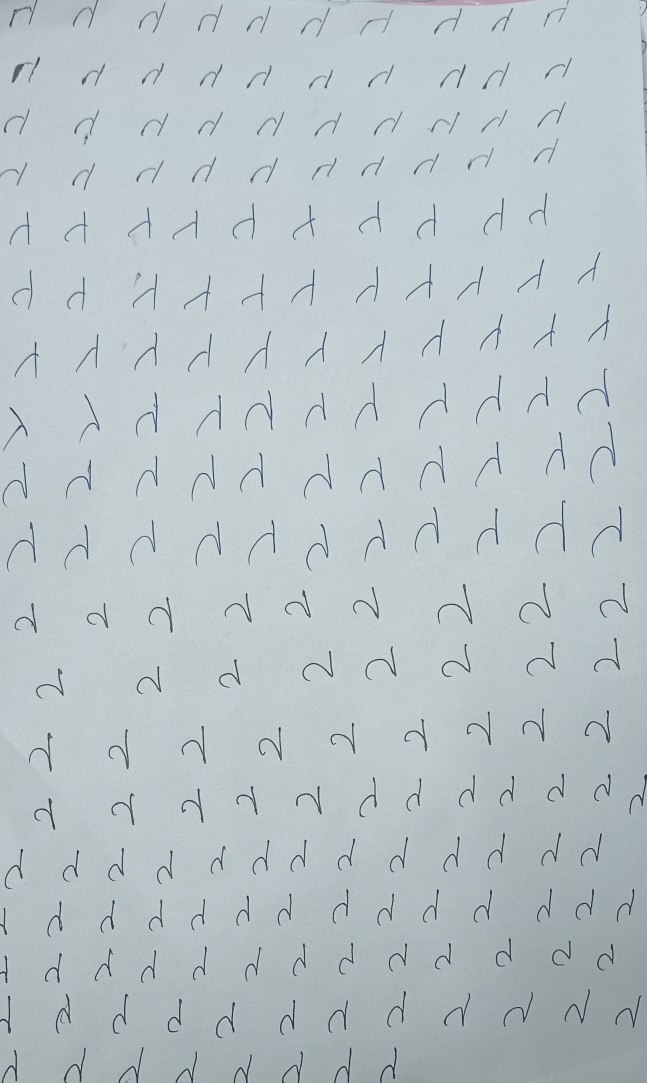
#> input picture images_proj/IMG_20240401_034026.jpg, 1940 x 3248 px, found by its file name (shown at 1/3 size)
$ python preprocess.py
#> lines starting #> are read from the running program, lines starting #| are printed output that depends on the picture; after the words box and inside, x2 and y2 are one past the last pixel; in counts of white or black regions, pixels touching at a corner belong together
#> in preprocess_image, img is the input picture: shape (3248, 1940, 3); mean B, G, R 198.5, 195.1, 183.5
# code to implement preprocessing of image to achieve optical character recognition

# installing necessary libraries
import cv2
import numpy as np
import math
from PIL import Image
from matplotlib import pyplot as plt


# function to display images
# [34 lines left out: functions display, resize_image, not called in this run]


# function to sharpen the input image.
def sharpen_image(image, strength=1):
    """
    Args:
    image: Input image (numpy array).
    strength: Strength of the sharpening effect (optional, default=1).
                Increase strength for stronger sharpening, decrease for weaker sharpening.
    """
    kernel = np.array([[0, -1, 0], [-1, 5 * strength, -1], [0, -1, 0]])
    sharpened_image = cv2.filter2D(image, -1, kernel)
    return sharpened_image


# function to adjust the brightness and contrast of the input image.
def adjust_brightness_contrast(image, brightness=0, contrast=1):
    """
    Args:
    image: Input image (numpy array).
    brightness: Value to adjust the brightness (optional, default=0).
                  Positive values increase brightness, negative decrease.
    contrast: Value to adjust the contrast (optional, default=1).
                Values greater than 1 increase contrast, less than 1 decrease.
    """
#> called with brightness = 1.5, contrast = 1.2
    adjusted_image = cv2.convertScaleAbs(image, alpha=contrast, beta=brightness)
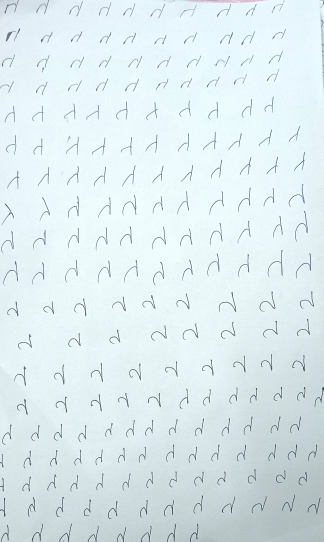
#> adjusted_image: shape (3248, 1940, 3) (shown at 1/6 size); mean B, G, R 239.3, 235.6, 221.8
    return adjusted_image


# function to invert images
def invert(file):
    invert_img = cv2.bitwise_not(file)
    return invert_img


# function for thresholding image to remove noise and lines
def thresholding(image):
    gray = cv2.cvtColor(image, cv2.COLOR_BGR2GRAY)  # Convert to grayscale
    return cv2.threshold(gray, 0, 255, cv2.THRESH_BINARY + cv2.THRESH_OTSU)[1]
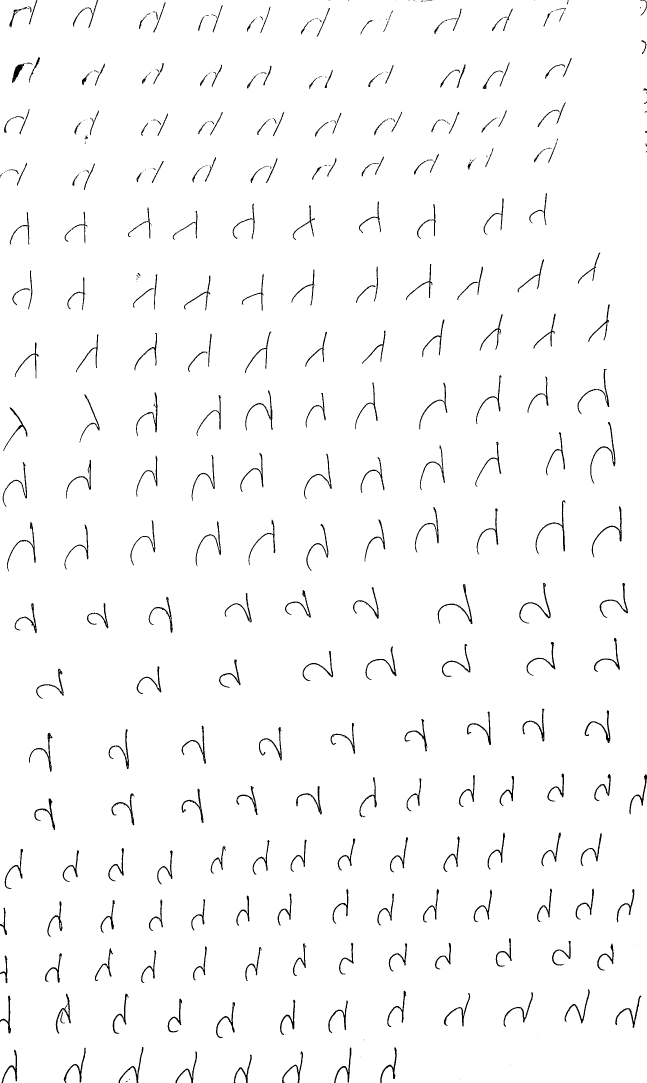
#> returned value: shape (3248, 1940) (shown at 1/3 size); 97.8% white; 475 black regions (197 under 20 px), largest, box (x1, y1, x2, y2) and area: (1606, 1501, 1696, 1662) 1113, (1771, 1266, 1846, 1451) 1108, (1313, 1752, 1417, 1872) 1095


# function to binarize image
# [11 lines left out: function binarize, not called in this run]


# function to remove noise
def noise_remove(file):
    kernel = np.ones((1,1), np.uint8)
    img = cv2.dilate(file, kernel, iterations=1)
    kernel = np.ones((1,1), np.uint8)
    img = cv2.erode(img, kernel, iterations=1)
    img = cv2.morphologyEx(img,cv2.MORPH_CLOSE, kernel)
    img = cv2.medianBlur(img, 3)
#> img: shape (3248, 1940); 97.9% white; 368 black regions (91 under 20 px), largest, box (x1, y1, x2, y2) and area: (1607, 1501, 1696, 1661) 1109, (1771, 1266, 1846, 1451) 1105, (1313, 1752, 1417, 1872) 1101
    return (img)


# Dilation enlarges light objects in an image (regardless of whether you use positive or negative offset values). Dilation eliminates small dark gaps and holes and enlarges lighter features such as thin lines and fine detail.
# Erosion shrinks light objects in an image (regardless of whether you use positive or negative offset values). Erosion eliminates lighter features such as thin lines, fine detail, and small islands, and enlarges dark holes and gaps.
# In a morphological operation, the origin pixel of the structuring element is superimposed on a pixel in the source image.
# 1. For a dilation operation, the offset value at each pixel location in the structuring element is added to the value of its corresponding pixel in the source image. This yields a sum for each pixel location in the structuring element. The result is the maximum of these sums.
# 2.For an erosion operation, the offset value at each pixel location in the structuring element is subtracted from the value of its corresponding pixel in the source image. This yields a difference for each pixel location in the structuring element. The result is the minimum of these differences.


# function to erode image
# [6 lines left out: function thin_font, not called in this run]

# function to dilate image
def thick_font(file):
    img = invert(file)
    kernel = np.ones((2,2), np.uint8)
    img = cv2.dilate(img, kernel, iterations=2)
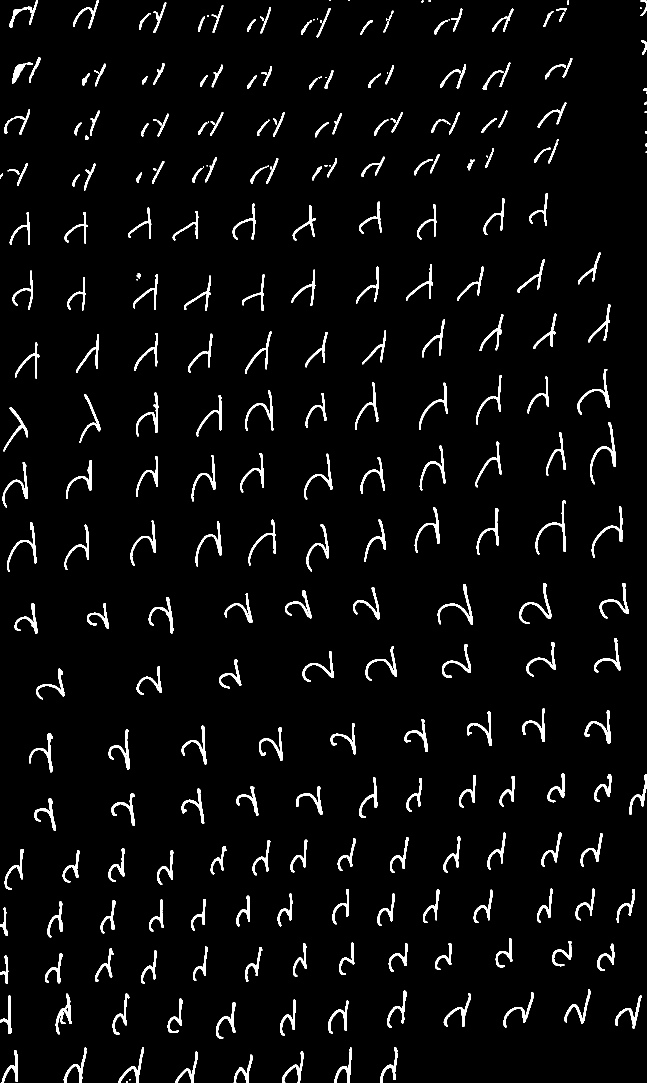
#> img: shape (3248, 1940) (shown at 1/3 size); 3.7% white; 313 white regions (26 under 20 px), largest, box (x1, y1, x2, y2) and area: (1771, 1266, 1848, 1453) 1895, (1607, 1501, 1698, 1663) 1839, (1313, 1752, 1419, 1874) 1817
    img = invert(img)
#> in invert (call 2), `invert_img = cv2.bitwise_not(file)`:
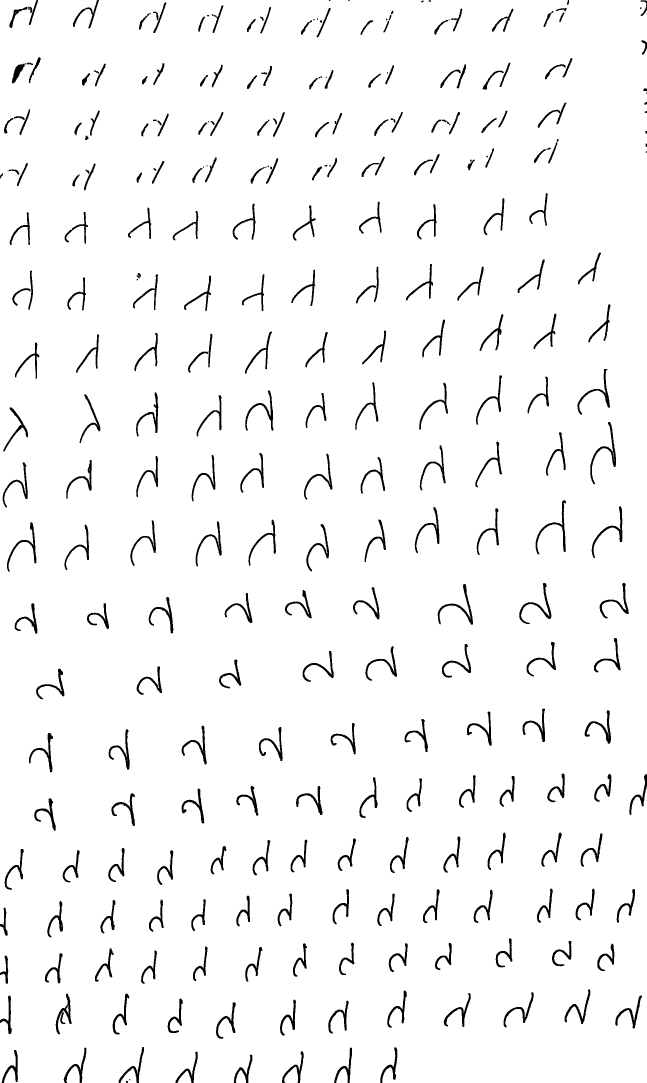
#> invert_img: shape (3248, 1940) (shown at 1/3 size); 96.3% white; 313 black regions (26 under 20 px)
    return (img)


# function to deskew
# [30 lines left out: function deskew, not called in this run]


# Function to remove borders
def remove_borders(img):
    contours, hierarchy = cv2.findContours(img, cv2.RETR_EXTERNAL, cv2.CHAIN_APPROX_SIMPLE)
#> contours = 7 contours; box (x1, y1, x2, y2) and area: (0, 0, 1940, 3248) 6271778, (199, 3198, 239, 3248) 1402, (852, 3200, 895, 3248) 1312, (362, 3205, 410, 3248) 1196, (1009, 3205, 1043, 3248) 1019, (533, 3212, 574, 3248) 838, (707, 3209, 738, 3248) 752
    if contours:
        cntsSorted = sorted(contours, key=lambda x: cv2.contourArea(x))
#> cntsSorted has the same summary as contours
        cnt = cntsSorted[-1]
#> cnt = contour of 1557 points, box (x1, y1, x2, y2) (0, 0, 1940, 3248), area 6271778
        x, y, w, h = cv2.boundingRect(cnt)
#> x = 0; y = 0; w = 1940; h = 3248
        crop = img[y:y + h, x:x + w]
        return crop
    else:
        return img  # Return the original image if no contours are found


#function to add border
def add_border(file):
    color = [255, 255, 255] # 'cause purple!
    # border widths; I set them all to 150
    top, bottom, left, right = [150]*4
    return cv2.copyMakeBorder(file, top, bottom, left, right, cv2.BORDER_CONSTANT, value=color)
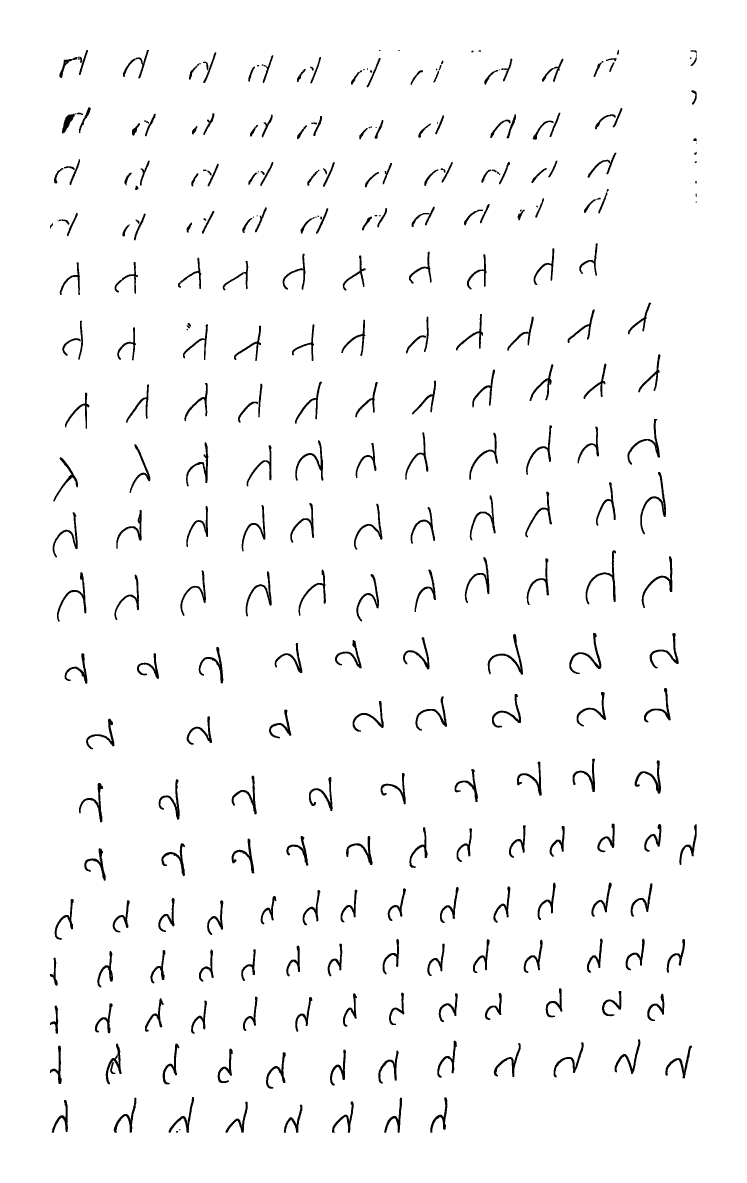
#> returned value: shape (3548, 2240) (shown at 1/3 size); 97.1% white; 313 black regions (26 under 20 px), largest, box (x1, y1, x2, y2) and area: (1921, 1416, 1998, 1603) 1895, (1757, 1651, 1848, 1813) 1839, (1463, 1902, 1569, 2024) 1817


def preprocess_image(file):
    # reading image
    img = cv2.imread(file)

    # resiz_img = resize_image(img, 1)
    brightness = 1.5  # Adjust as desired
    contrast = 1.2  # Adjust as desired
    adjusted_img = adjust_brightness_contrast(img, brightness=brightness, contrast=contrast)
    sharp_img = sharpen_image(adjusted_img)
    # inverted_img = invert(img)
    thres_img= thresholding(sharp_img)
    # binary_img = binarize(thres_img)
    noise_rem = noise_remove(thres_img)
    # erode_img = thin_font(noise_rem)
    dilate_img = thick_font(noise_rem)
    # deskew_img = deskew(dilate_img)
    no_border = remove_borders(dilate_img)
    yes_border = add_border(no_border)

    return yes_border

# Plot the image
file_name = r"C:\Users\amans\OneDrive\Documents\GitHub\stat_sem2_project\images_proj\IMG_20240401_034026.jpg"
output= preprocess_image(file_name)
image_rgb = cv2.cvtColor(output, cv2.COLOR_BGR2RGB) # Convert the image from BGR to RGB
plt.imshow(image_rgb)
plt.axis('off')  # Turn off axis
plt.show()

$ run again, with images_proj/IMG_20240401_034350.jpg copied over images_proj/IMG_20240401_034026.jpg
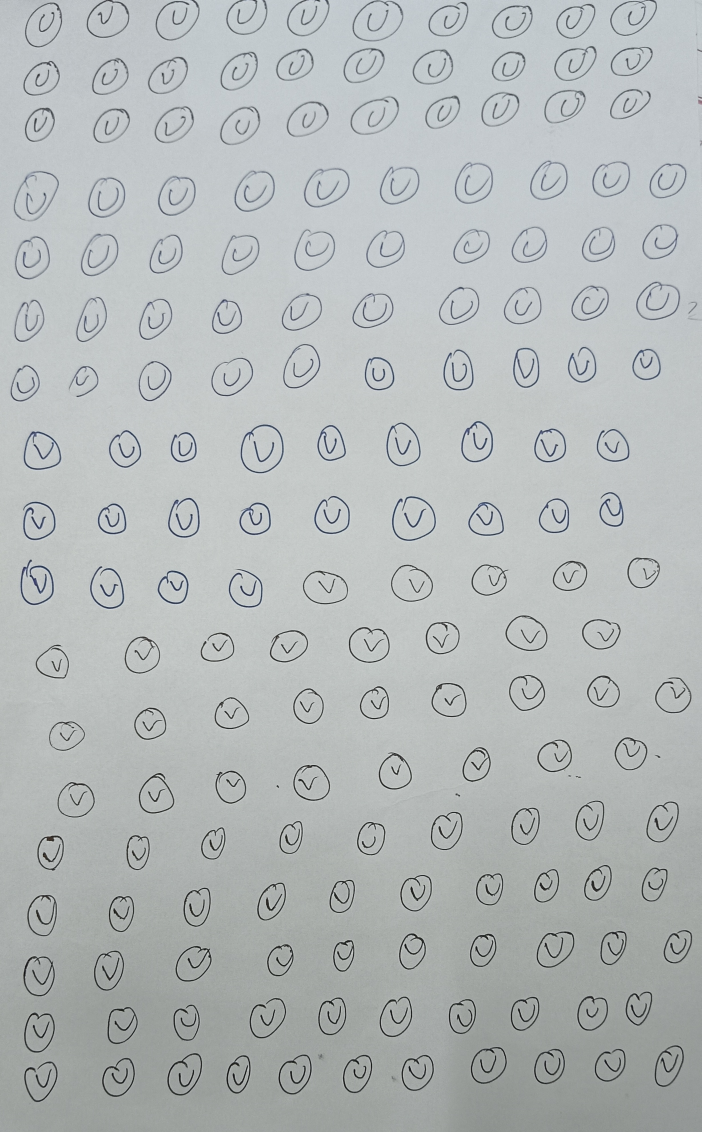
#> input picture images_proj/IMG_20240401_034350.jpg, 2104 x 3396 px, found by its file name (shown at 1/3 size)
#> in preprocess_image, img is the input picture: shape (3396, 2104, 3); mean B, G, R 184.8, 184.7, 179.8
#> invert_img: shape (3396, 2104); 3.6% white; 807 white regions (296 under 20 px), largest, box (x1, y1, x2, y2) and area: (62, 1679, 161, 1815) 2504, (70, 2868, 164, 2989) 2049, (82, 2685, 171, 2809) 1983
#> in thick_font, `img = cv2.dilate(img, kernel, iterations=2)`:
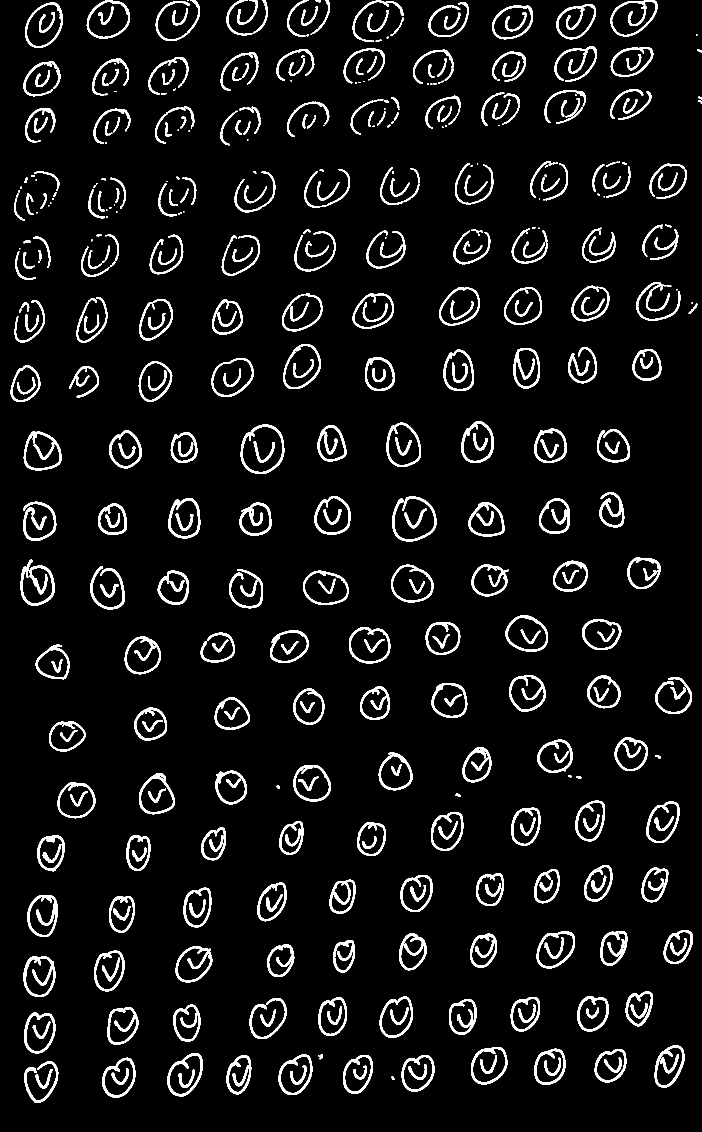
#> img: shape (3396, 2104) (shown at 1/3 size); 6.3% white; 571 white regions (67 under 20 px), largest, box (x1, y1, x2, y2) and area: (62, 1679, 163, 1817) 3834, (70, 2868, 166, 2991) 3282, (71, 1295, 186, 1411) 3230
#> invert_img: shape (3396, 2104); 93.7% white; 571 black regions (67 under 20 px)
#> contours = 3 contours; box (x1, y1, x2, y2) and area: (0, 0, 2104, 3396) 7110774, (266, 5, 385, 111) 9202, (1836, 4, 1967, 105) 8986
#> cntsSorted has the same summary as contours
#> cnt = contour of 1119 points, box (x1, y1, x2, y2) (0, 0, 2104, 3396), area 7110774
#> x = 0; w = 2104; h = 3396
#> in add_border, `return cv2.copyMakeBorder(file, top, bottom, left, right, cv2.BORDER_C..`:
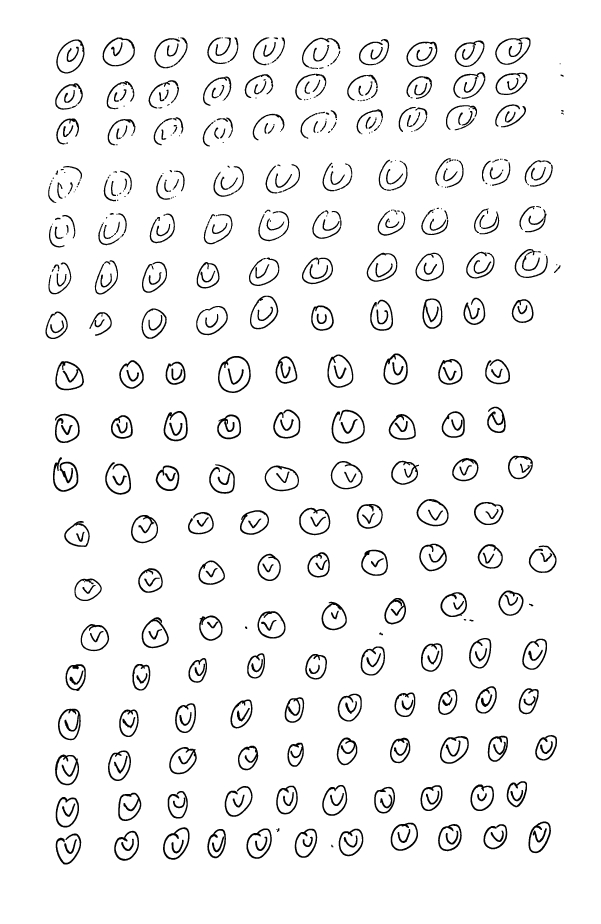
#> returned value: shape (3696, 2404) (shown at 1/4 size); 95% white; 571 black regions (67 under 20 px), largest, box (x1, y1, x2, y2) and area: (212, 1829, 313, 1967) 3834, (220, 3018, 316, 3141) 3282, (221, 1445, 336, 1561) 3230
